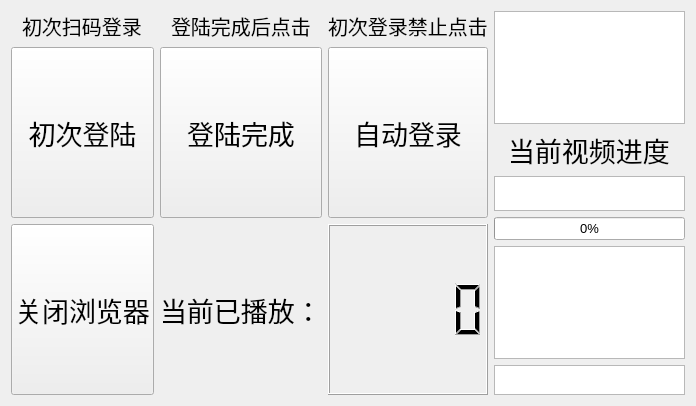
<?xml version="1.0" encoding="UTF-8"?>
<ui version="4.0">
 <class>Form</class>
 <widget class="QWidget" name="Form">
  <property name="geometry">
   <rect>
    <x>0</x>
    <y>0</y>
    <width>696</width>
    <height>406</height>
   </rect>
  </property>
  <property name="windowTitle">
   <string>Form</string>
  </property>
  <layout class="QGridLayout" name="gridLayout_3">
   <item row="0" column="0">
    <layout class="QGridLayout" name="gridLayout">
     <item row="0" column="4">
      <widget class="QLabel" name="label_3">
       <property name="sizePolicy">
        <sizepolicy hsizetype="Expanding" vsizetype="Maximum">
         <horstretch>0</horstretch>
         <verstretch>0</verstretch>
        </sizepolicy>
       </property>
       <property name="font">
        <font>
         <pointsize>15</pointsize>
        </font>
       </property>
       <property name="text">
        <string>初次登录禁止点击</string>
       </property>
      </widget>
     </item>
     <item row="3" column="4">
      <widget class="QLCDNumber" name="lcdNumber">
       <property name="font">
        <font>
         <pointsize>10</pointsize>
        </font>
       </property>
      </widget>
     </item>
     <item row="0" column="1" alignment="Qt::AlignHCenter">
      <widget class="QLabel" name="label_2">
       <property name="sizePolicy">
        <sizepolicy hsizetype="Expanding" vsizetype="Maximum">
         <horstretch>0</horstretch>
         <verstretch>0</verstretch>
        </sizepolicy>
       </property>
       <property name="font">
        <font>
         <pointsize>15</pointsize>
        </font>
       </property>
       <property name="text">
        <string>登陆完成后点击</string>
       </property>
      </widget>
     </item>
     <item row="3" column="1" alignment="Qt::AlignHCenter">
      <widget class="QLabel" name="label_5">
       <property name="sizePolicy">
        <sizepolicy hsizetype="Expanding" vsizetype="Minimum">
         <horstretch>0</horstretch>
         <verstretch>0</verstretch>
        </sizepolicy>
       </property>
       <property name="font">
        <font>
         <pointsize>20</pointsize>
        </font>
       </property>
       <property name="text">
        <string>当前已播放：</string>
       </property>
      </widget>
     </item>
     <item row="1" column="0">
      <widget class="QPushButton" name="pushButton">
       <property name="sizePolicy">
        <sizepolicy hsizetype="Expanding" vsizetype="Minimum">
         <horstretch>0</horstretch>
         <verstretch>0</verstretch>
        </sizepolicy>
       </property>
       <property name="font">
        <font>
         <pointsize>20</pointsize>
        </font>
       </property>
       <property name="text">
        <string>初次登陆</string>
       </property>
      </widget>
     </item>
     <item row="1" column="1">
      <widget class="QPushButton" name="pushButton_2">
       <property name="sizePolicy">
        <sizepolicy hsizetype="Expanding" vsizetype="Minimum">
         <horstretch>0</horstretch>
         <verstretch>0</verstretch>
        </sizepolicy>
       </property>
       <property name="font">
        <font>
         <pointsize>20</pointsize>
        </font>
       </property>
       <property name="text">
        <string>登陆完成</string>
       </property>
      </widget>
     </item>
     <item row="0" column="0" alignment="Qt::AlignHCenter">
      <widget class="QLabel" name="label">
       <property name="sizePolicy">
        <sizepolicy hsizetype="Expanding" vsizetype="Maximum">
         <horstretch>0</horstretch>
         <verstretch>0</verstretch>
        </sizepolicy>
       </property>
       <property name="font">
        <font>
         <pointsize>15</pointsize>
        </font>
       </property>
       <property name="text">
        <string>初次扫码登录</string>
       </property>
      </widget>
     </item>
     <item row="1" column="4">
      <widget class="QPushButton" name="pushButton_3">
       <property name="sizePolicy">
        <sizepolicy hsizetype="Expanding" vsizetype="Minimum">
         <horstretch>0</horstretch>
         <verstretch>0</verstretch>
        </sizepolicy>
       </property>
       <property name="font">
        <font>
         <pointsize>20</pointsize>
        </font>
       </property>
       <property name="text">
        <string>自动登录</string>
       </property>
      </widget>
     </item>
     <item row="3" column="0">
      <widget class="QPushButton" name="pushButton_4">
       <property name="sizePolicy">
        <sizepolicy hsizetype="Expanding" vsizetype="Minimum">
         <horstretch>0</horstretch>
         <verstretch>0</verstretch>
        </sizepolicy>
       </property>
       <property name="font">
        <font>
         <pointsize>20</pointsize>
        </font>
       </property>
       <property name="text">
        <string>关闭浏览器</string>
       </property>
      </widget>
     </item>
    </layout>
   </item>
   <item row="0" column="1">
    <layout class="QGridLayout" name="gridLayout_2">
     <item row="4" column="0">
      <widget class="QProgressBar" name="progressBar">
       <property name="sizePolicy">
        <sizepolicy hsizetype="Expanding" vsizetype="Fixed">
         <horstretch>0</horstretch>
         <verstretch>0</verstretch>
        </sizepolicy>
       </property>
       <property name="font">
        <font>
         <pointsize>10</pointsize>
        </font>
       </property>
       <property name="value">
        <number>0</number>
       </property>
       <property name="alignment">
        <set>Qt::AlignCenter</set>
       </property>
      </widget>
     </item>
     <item row="3" column="0">
      <widget class="QTextBrowser" name="textBrowser_3">
       <property name="sizePolicy">
        <sizepolicy hsizetype="Expanding" vsizetype="Maximum">
         <horstretch>0</horstretch>
         <verstretch>0</verstretch>
        </sizepolicy>
       </property>
       <property name="maximumSize">
        <size>
         <width>16777215</width>
         <height>35</height>
        </size>
       </property>
       <property name="font">
        <font>
         <pointsize>15</pointsize>
         <weight>75</weight>
         <bold>true</bold>
        </font>
       </property>
      </widget>
     </item>
     <item row="6" column="0">
      <widget class="QTextBrowser" name="textBrowser_2">
       <property name="font">
        <font>
         <pointsize>15</pointsize>
        </font>
       </property>
      </widget>
     </item>
     <item row="2" column="0" alignment="Qt::AlignHCenter|Qt::AlignTop">
      <widget class="QLabel" name="label_4">
       <property name="sizePolicy">
        <sizepolicy hsizetype="Expanding" vsizetype="Expanding">
         <horstretch>0</horstretch>
         <verstretch>0</verstretch>
        </sizepolicy>
       </property>
       <property name="maximumSize">
        <size>
         <width>16777215</width>
         <height>16777215</height>
        </size>
       </property>
       <property name="font">
        <font>
         <pointsize>20</pointsize>
        </font>
       </property>
       <property name="text">
        <string>当前视频进度</string>
       </property>
      </widget>
     </item>
     <item row="0" column="0" alignment="Qt::AlignLeft|Qt::AlignTop">
      <widget class="QTextBrowser" name="textBrowser">
       <property name="font">
        <font>
         <pointsize>15</pointsize>
        </font>
       </property>
      </widget>
     </item>
     <item row="7" column="0">
      <widget class="QTextBrowser" name="textBrowser_4">
       <property name="sizePolicy">
        <sizepolicy hsizetype="Expanding" vsizetype="Maximum">
         <horstretch>0</horstretch>
         <verstretch>0</verstretch>
        </sizepolicy>
       </property>
       <property name="maximumSize">
        <size>
         <width>16777215</width>
         <height>30</height>
        </size>
       </property>
      </widget>
     </item>
    </layout>
   </item>
  </layout>
 </widget>
 <resources/>
 <connections/>
</ui>
